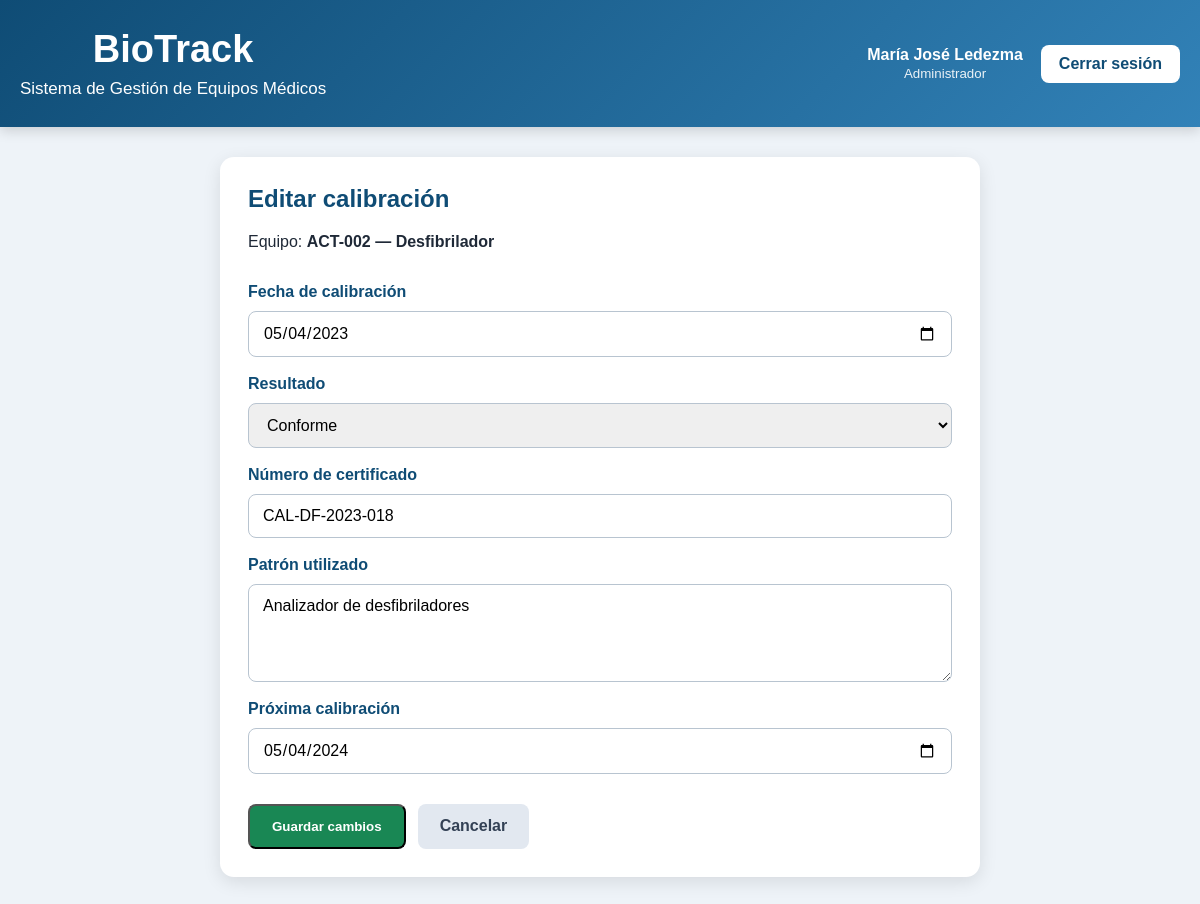
Page /calibracion/25/editar (signed in) on the committed database.
### tables this page shows
CREATE TABLE calibraciones (
    id INTEGER PRIMARY KEY AUTOINCREMENT,
    activo TEXT NOT NULL,
    fecha TEXT,
    resultado TEXT,
    certificado TEXT,
    patron_utilizado TEXT,
    proxima_calibracion TEXT,
    FOREIGN KEY (activo) REFERENCES equipos(activo)
);

CREATE TABLE equipos (
    activo TEXT PRIMARY KEY,
    codigo_qr TEXT UNIQUE,
    nombre TEXT NOT NULL,
    tipo_equipo TEXT,
    marca TEXT,
    modelo TEXT,
    serie TEXT,
    fabricante TEXT,
    pais_fabricacion TEXT,
    anio_fabricacion INTEGER,
    fecha_compra TEXT,
    fecha_ingreso TEXT,
    ubicacion TEXT,
    servicio TEXT,
    responsable TEXT,
    estado TEXT,
    criticidad TEXT,
    vida_util_estimada TEXT,
    observaciones TEXT
);

### app.py (the view, shortened to what this page needs)
@app.route(
    "/calibracion/<int:calibracion_id>/editar",
    methods=["GET", "POST"],
)
@roles_requeridos("administrador")
def editar_calibracion(calibracion_id):
    conexion = obtener_conexion()
    cursor = conexion.cursor()
    try:
        cursor.execute(
            """
            SELECT *
            FROM calibraciones
            WHERE id = ?
            """,
            (calibracion_id,),
        )
        calibracion = cursor.fetchone()
        if calibracion is None:
            return redirect(url_for("inicio"))
        cursor.execute(
            """
            SELECT activo, nombre
            FROM equipos
            WHERE activo = ?
            """,
            (calibracion["activo"],),
        )
        equipo = cursor.fetchone()
        mensaje = None
        return render_template(
            "editar_calibracion.html",
            calibracion=calibracion,
            equipo=equipo,
            mensaje=mensaje,
            usuario_actual=obtener_usuario_actual(),
        )
    except sqlite3.Error as error:
        conexion.rollback()
        print(f"Error al editar calibración: {error}")
        return redirect(url_for("inicio"))
    finally:
        conexion.close()

### app.py (called while the page is built, shortened)
def obtener_conexion():
    conexion = sqlite3.connect(RUTA_BASE_DATOS)
    conexion.row_factory = sqlite3.Row
    conexion.execute("PRAGMA foreign_keys = ON")
    return conexion

def obtener_usuario_actual():
    if "usuario_id" not in session:
        return None
    return {
        "id": session.get("usuario_id"),
        "nombre": session.get("nombre"),
        "nombre_usuario": session.get("nombre_usuario"),
        "rol": session.get("rol"),
    }

def roles_requeridos(*roles_permitidos):
    def decorador(funcion):
        @wraps(funcion)
        def envoltura(*args, **kwargs):
            if "usuario_id" not in session:
                return redirect(url_for("login"))
            return funcion(*args, **kwargs)
        return envoltura
    return decorador

### templates/editar_calibracion.html (shortened to what this page needs)
<!DOCTYPE html>
<html lang="es">
<head>
    <link
        rel="stylesheet"
        href="{{ url_for('static', filename='style.css') }}"
    >
</head>
<body>
    <header class="encabezado-principal">
        <div class="header-top">
            <div>
                <h1>BioTrack</h1>
                <p>Sistema de Gestión de Equipos Médicos</p>
            </div>
            <div class="usuario-panel">
                <span>
                    {{ usuario_actual.nombre }}
                    <br>
                    <small>{{ usuario_actual.rol|capitalize }}</small>
                </span>
                <a
                    href="{{ url_for('cerrar_sesion') }}"
                    class="logout-button"
                >
                    Cerrar sesión
                </a>
            </div>
        </div>
    </header>
    <main class="container">
        <section class="formulario-card">
            <h2>Editar calibración</h2>
            <p>
                Equipo:
                <strong>
                    {{ calibracion.activo }} — {{ equipo.nombre }}
                </strong>
            </p>
            <form method="POST" class="formulario-registro">
                <label for="fecha">Fecha de calibración</label>
                <input
                    type="date"
                    id="fecha"
                    name="fecha"
                    value="{{ calibracion.fecha or '' }}"
                    required
                >
                <label for="resultado">Resultado</label>
                <select id="resultado" name="resultado" required>
                    <option
                        value="Conforme"
                        {% if calibracion.resultado == "Conforme" %}
                            selected
                        {% endif %}
                    >
                        Conforme
                    </option>
                </select>
                <label for="certificado">Número de certificado</label>
                <input
                    type="text"
                    id="certificado"
                    name="certificado"
                    value="{{ calibracion.certificado or '' }}"
                    required
                >
                <label for="patron_utilizado">Patrón utilizado</label>
                <textarea
                    id="patron_utilizado"
                    name="patron_utilizado"
                    rows="4"
                    required
                >{{ calibracion.patron_utilizado or '' }}</textarea>
                <label for="proxima_calibracion">
                    Próxima calibración
                </label>
                <input
                    type="date"
                    id="proxima_calibracion"
                    name="proxima_calibracion"
                    value="{{ calibracion.proxima_calibracion or '' }}"
                >
                <div class="formulario-acciones">
                    <button type="submit" class="manual-button">
                        Guardar cambios
                    </button>
                    <a
                        href="{{ url_for(
                            'ver_equipo',
                            activo=calibracion.activo
                        ) }}"
                        class="boton-secundario"
                    >
                        Cancelar
                    </a>
                </div>
            </form>
        </section>
    </main>
</body>
</html>

### static/style.css (style rules this page uses)
* { box-sizing: border-box; }
body { margin: 0; font-family: Arial, Helvetica, sans-serif; background: #eef3f8; color: #1f2937; }
.encabezado-principal { background: linear-gradient(135deg, #0f4c75, #3282b8); color: white; text-align: center; padding: 28px 20px; box-shadow: 0 4px 12px rgba(0, 0, 0, 0.15); }
.encabezado-principal h1 { margin: 0; font-size: 38px; }
.encabezado-principal p { margin: 8px 0 0; font-size: 17px; }
.container { width: 92%; max-width: 1400px; margin: 30px auto; }
.manual-button { display: inline-block; background: #198754; color: white; text-decoration: none; padding: 13px 22px; border-radius: 8px; font-weight: bold; }
button, a { -webkit-tap-highlight-color: transparent; }
.header-top { display:flex; justify-content:space-between; align-items:center; flex-wrap:wrap; gap:20px; }
.usuario-panel { display:flex; align-items:center; gap:18px; color:white; font-weight:bold; }
.usuario-panel small { font-weight:normal; opacity:.9; }
.logout-button { text-decoration:none; background:white; color:#0f4c75; padding:10px 18px; border-radius:8px; font-weight:bold; transition:.25s; }
.formulario-card { max-width: 760px; margin: 0 auto; padding: 28px; background: white; border-radius: 14px; box-shadow: 0 5px 18px rgba(0, 0, 0, 0.10); }
.formulario-card h2 { margin-top: 0; color: #0f4c75; }
.formulario-registro { display: flex; flex-direction: column; gap: 10px; margin-top: 24px; }
.formulario-registro label { margin-top: 8px; color: #0f4c75; font-weight: bold; }
.formulario-registro input, .formulario-registro select, .formulario-registro textarea { width: 100%; padding: 12px 14px; border: 1px solid #b8c4d0; border-radius: 8px; font: inherit; }
.formulario-registro textarea { resize: vertical; }
.formulario-acciones { display: flex; gap: 12px; flex-wrap: wrap; margin-top: 20px; }
.boton-secundario { display: inline-block; padding: 13px 22px; border-radius: 8px; background: #e2e8f0; color: #334155; text-decoration: none; font-weight: bold; }

### rows in the picture
calibraciones: activo "ACT-002", fecha "05/04/2023", resultado "Conforme", certificado "CAL-DF-2023-018", patron_utilizado "Analizador de desfibriladores", proxima_calibracion "05/04/2024"
equipos: nombre "Desfibrilador"

### other values in the picture
{{ usuario_actual.nombre }} "María José Ledezma"
{{ usuario_actual.rol|capitalize }} "Administrador"
